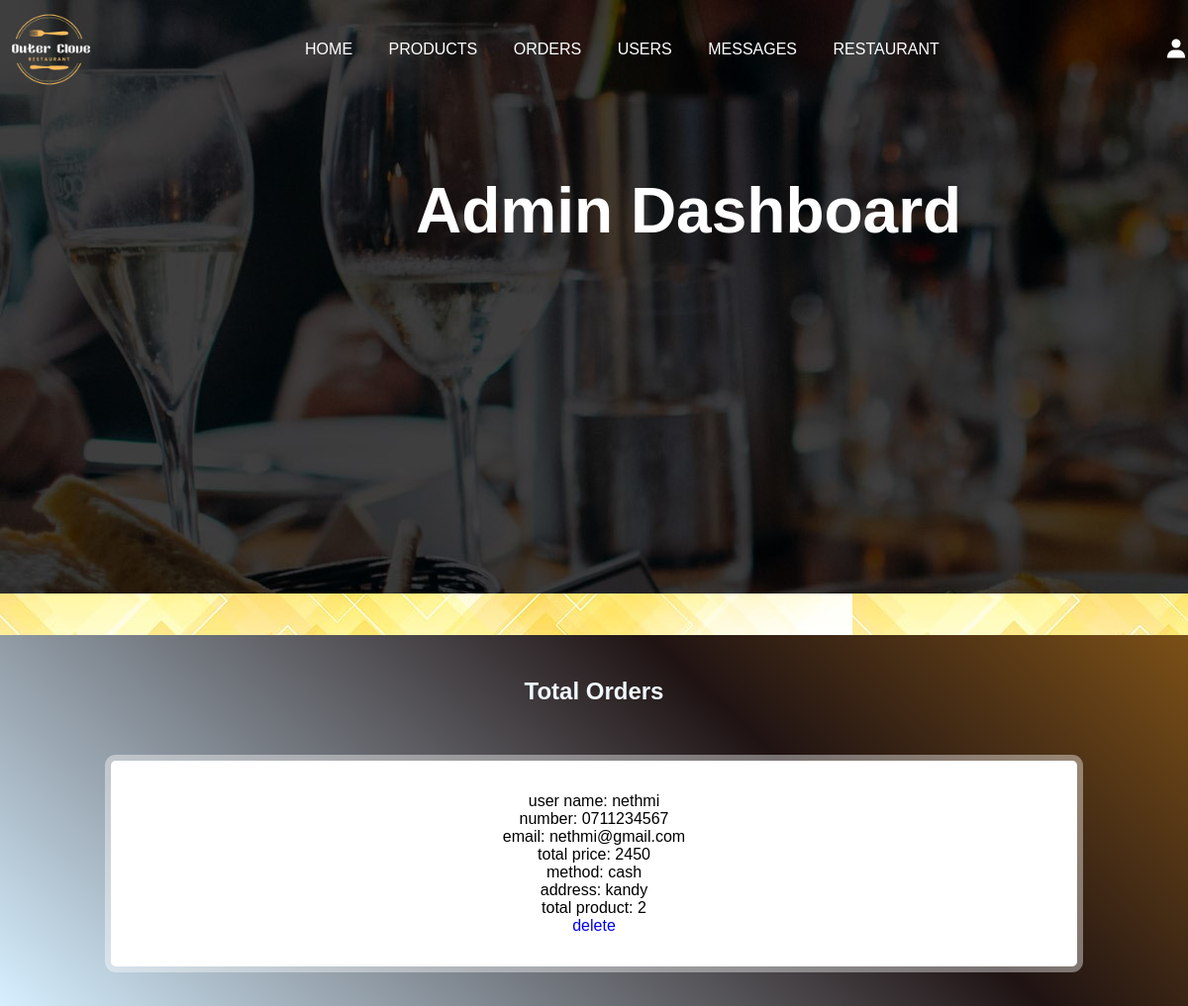
The app's page /admin_order.php (signed in) with its own data.
### tables this page shows
CREATE TABLE `order` (
  `id` int(255) NOT NULL,
  `name` varchar(255) NOT NULL,
  `number` varchar(255) NOT NULL,
  `email` varchar(255) NOT NULL,
  `method` varchar(255) NOT NULL,
  `address` varchar(255) NOT NULL,
  `total_products` varchar(255) NOT NULL,
  `total_price` varchar(255) NOT NULL,
  `order_total` decimal(10,2) DEFAULT NULL
);

### admin_order.php (the view, shortened to what this page needs)
<?php
    include 'connection.php';
?>
<!DOCTYPE html>
<html lang="en">
<head>
    <link href='https://unpkg.com/boxicons@2.1.4/css/boxicons.min.css' rel='stylesheet'>
</head>
<body>
    <?php include 'admin_header.php'; ?>
        <div class="line4"></div>
        <section class="order-container">
            <h1 class="title">Total Orders</h1>
            <div class="box-container">
                <?php
                    $select_orders = mysqli_query($conn, "SELECT * FROM `order`") or die('query failed');
                    if (mysqli_num_rows($select_orders)>0) {
                        while ($fetch_orders = mysqli_fetch_assoc($select_orders)){
                ?>
                <div class="box">
                    <p>user name: <span><?php echo $fetch_orders['name']; ?></span></p>
                    <p>number: <span><?php echo $fetch_orders['number']; ?></span></p>
                    <p>email: <span><?php echo $fetch_orders['email']; ?></span></p>
                    <p>total price: <span><?php echo $fetch_orders['total_price']; ?></span></p>
                    <p>method: <span><?php echo $fetch_orders['method']; ?></span></p>
                    <p>address: <span><?php echo $fetch_orders['address']; ?></span></p>
                    <p>total product: <span><?php echo $fetch_orders['total_products']; ?></span></p>
                    <from method="post">
                        <a href="admin_order.php?delete=<?php echo $fetch_orders['id']; ?>;" onclick="return confirm('delete this message');">delete</a>
                    </from>
                </div>
                <?php
                        }
                    }else{
                        echo '
                        <div class="empty">
                            <p>no order placed yet!</p>
                        </div>
                    ';
                    }
                ?>
            </div>
        </section>
</body>
</html>

### admin_style.css (style rules this page uses)
* { margin: 0; padding: 0; box-sizing: border-box; }
:root { --box-shadow: 0px 0px 0px 6px rgba(255 255 255/40%); --orange: #fbc120; }
a { text-decoration: none; }
.title { text-align: center; margin-bottom: 1rem; }
.line, .line4 { width: 100%; height: 100px; margin-top: -3.6rem; }
.form-container::before, .show-products::before, .message-container::before, .order-container::before { content: ''; position: absolute; top: -5%; left: -10px; width: 255px; height: 650px; background-size: 225px; z-index: 100; background-repeat: no-repeat; }
.box-container { padding: 2% 8%; display: grid; grid-template-columns: repeat(auto-fit, minmax(15rem, 1fr)); column-gap: 1rem; }
.box-container .box { background: #fff; box-shadow: var(--box-shadow); padding: 2rem; text-align: center; border-radius: 5px; margin: 1rem; }

### records on screen
order: name "nethmi", number "0711234567", email "nethmi@gmail.com", total_price "2450", method "cash", address "kandy", total_products "2"
